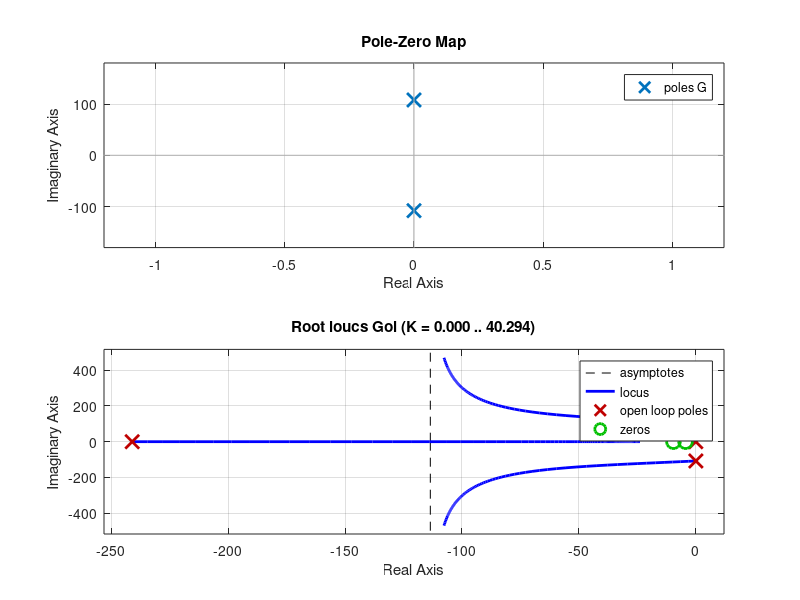
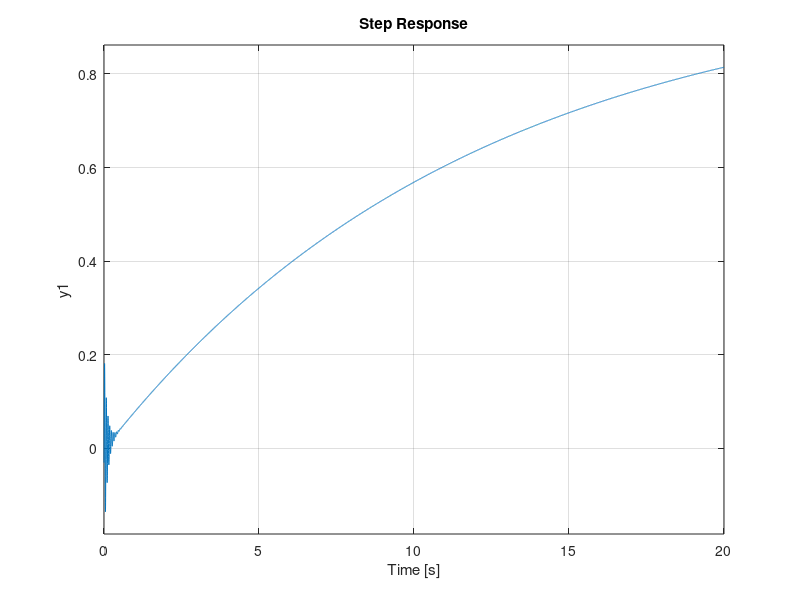

These charts were generated, in order, by the following MATLAB code:
%% Magnetic Levitation Project
% Corey and Eamon


%Define variable for the system
%https://www.daycounter.com/Calculators/Magnets/Solenoid-Force-Calculator.phtml
%based off of https://media.digikey.com/pdf/Data%20Sheets/Adafruit%20PDFs/3875_Web.pdf
mu = pi*4e-7;   % permeability of space
q1 = .01e-3;       % Magnetic force of small magnet in Teslas
N = 4000;       % # of turns in solenoid
A = 60;         % Area of solenoid in mm^2
R = 2.41;       % Internal resistance of solenoid (5V/.6A) in Ohms
g = -9.81;      % Acceleration due to gravity
l = 112;
L = 10e-3;

%The setpoints for the linerization
%First we chose our 'b' setpoint for voltage
%And find an a that cancels out the constant
b = 5;
a = abs(sqrt((b*mu*q1*N*A)/(4*pi*g)));

%Z allows us to use cleaner math by placing
%all of our constants into one constant.
Z = (mu*q1*N*A)/(4*pi*R);

%Define the system
G = tf([Z/a^2],[1 0 Z*b/a^3]);
%% Closed Loop
close all

kd = 69;
kp = 963;
ki = 2899;
H = 1;
Ac = tf([1],[L R])
C = pid(kp,ki,kd)
M = 0.03;
nu = tf([1 50],[1])
Pi = tf([50],[1 0])

sys = G*Ac

% Visualize system
% open loop
Gol = C*G*H*Ac;

% close loop
CL = (C*G*Ac - 0.03)/(1+Gol- 0.03) ;

figure
subplot(2,1,1)
pzmap(G)
subplot(2,1,2)
rlocus(Gol)
figure
step(CL)

%figure
% %step(CL)
% figure
% rlocus(Gol)
% figure
% pzplot(C)
% figure
% pzplot(Gol)
